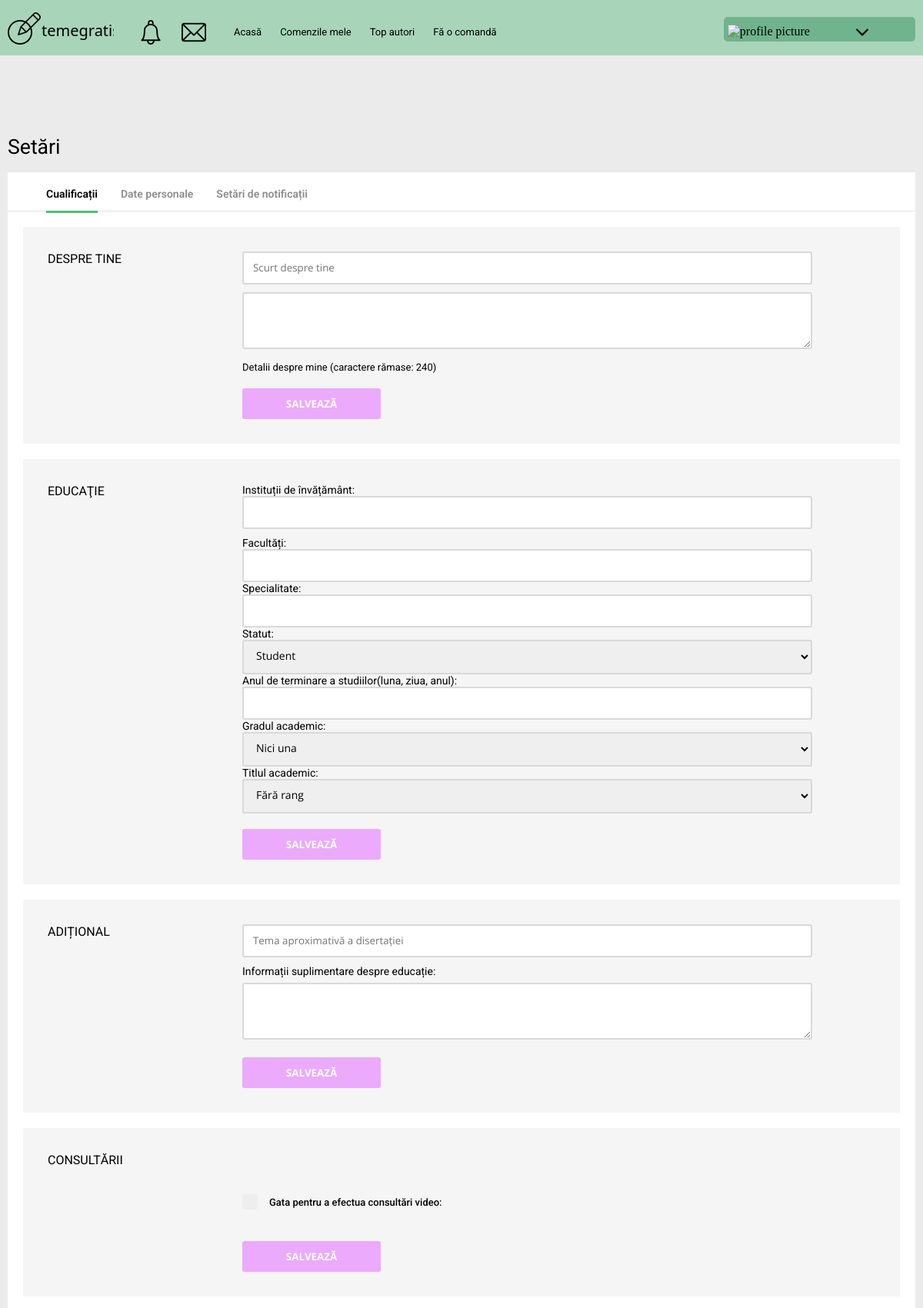
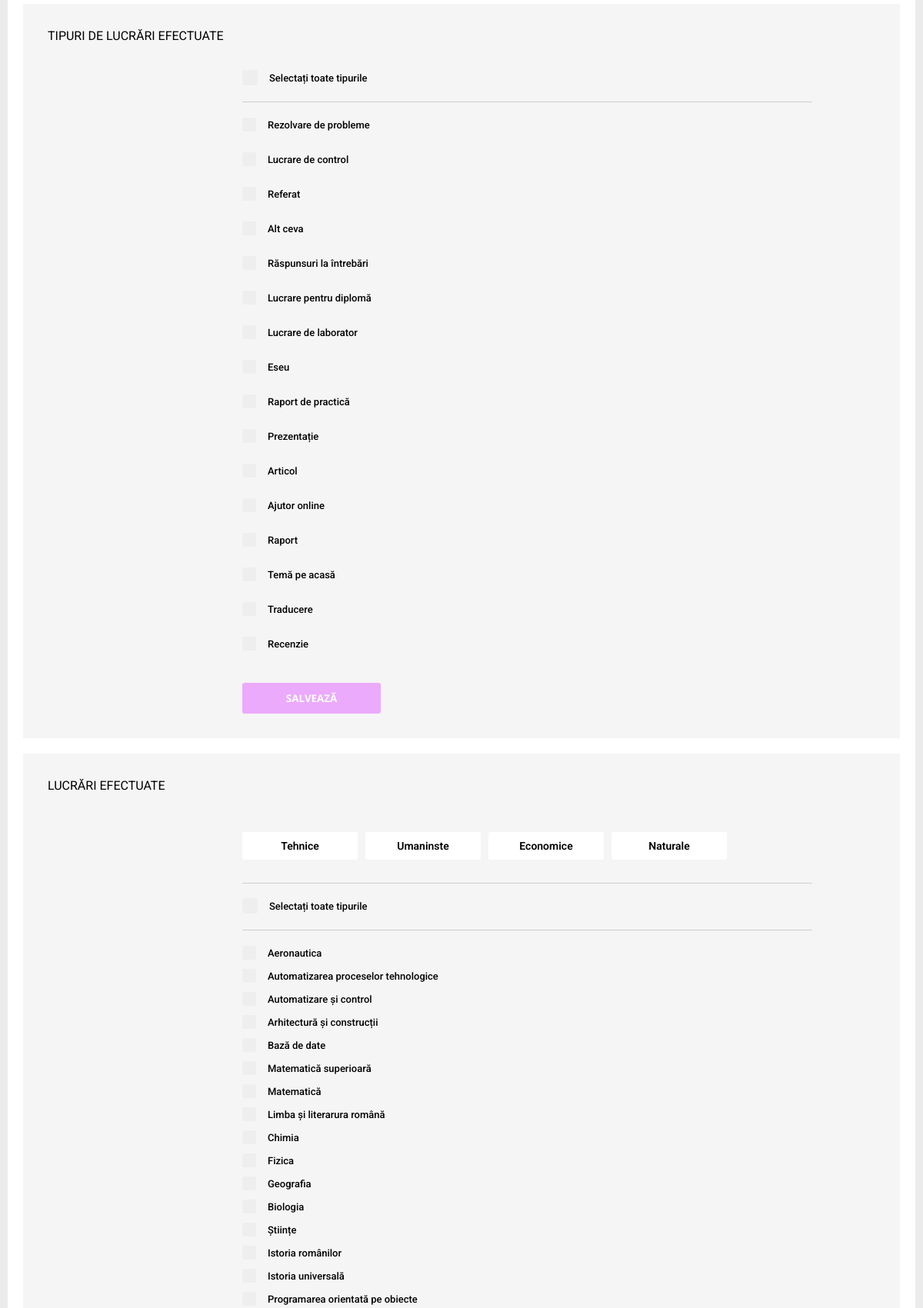
/settings/qualification/2/ (signed in, upper part), run on the app's committed database (2 pictures, top to bottom).
### core/models.py (models this page shows, shortened)
class Freelancer(models.Model):
    LEARNING_STATE = [
        ('Student', 'Student'),
        ('Absolvent', 'Absolvent'),
        ('Profesor', 'Profesor')
    ]
    ACADEMIC_DEGREES = [
        ('Nici una', 'Nici una'),
        ('Doctor', 'Doctor'),
        ('Doctorat', 'Doctorat')
    ]
    ACADEMIC_TITLES = [
        ('Fără rang', 'Fără rang'),
        ('Docent', 'Docent'),
        ('Profesor', 'Profesor')
    ]
    profile_pic = models.ImageField(
        default='default-user.jpg', upload_to=get_user_image_folder, null=True, blank=True)
    user = models.OneToOneField(
        User, null=True, blank=True, on_delete=models.CASCADE)
    first_name = models.CharField(max_length=20)
    last_name = models.CharField(max_length=20)
    nickname = models.CharField(max_length=20)
    email = models.EmailField(max_length=30)
    date_of_birth = models.DateField(
        verbose_name='Date of Birth', null=True, blank=True)
    country = CountryField()
    state = models.CharField(max_length=20)
    address = models.CharField(max_length=20)
    password = models.CharField(max_length=30)
    views = models.IntegerField(default=0)
    short_description = models.CharField(max_length=70, null=True, blank=True)
    description = models.CharField(max_length=240, null=True, blank=True)
    educational_institution = models.CharField(
        max_length=70, null=True, blank=True)
    faculty = models.CharField(max_length=70, null=True, blank=True)
    specialty = models.CharField(max_length=70, null=True, blank=True)
    status = models.CharField(
        max_length=10, choices=LEARNING_STATE, default='Student', null=True, blank=True)
    year_of_learning_end = models.DateField(blank=True, null=True,
                                            verbose_name='Year of learning end')
    academic_degree = models.CharField(
        max_length=15, choices=ACADEMIC_DEGREES, default='Nici una', null=True, blank=True)
    academic_title = models.CharField(
        max_length=10, choices=ACADEMIC_TITLES, default='Fără rang', null=True, blank=True)
    desertation_topic = models.CharField(max_length=70, null=True, blank=True)
    additional_education = models.CharField(
        max_length=1000, null=True, blank=True)
    video_consultation = models.BooleanField(
        default=False, null=True, blank=True)
    work_type = models.ManyToManyField(Work_Type)
    work_category = models.ManyToManyField(Work_Category)
    languages = models.ManyToManyField(Language)
    lessons = models.ManyToManyField(Lesson)

class Work_Category(models.Model):
    name = models.CharField(max_length=40, null=True)
    def __str__(self):
        return self.name

### core/decorators.py (the view)
        def wrapper_function(request, *args, **kwargs):
            group = None
            if request.user.groups.exists():
                group = request.user.groups.all()[0].name
            if group in allowed_roles:
                return view_func(request, *args, **kwargs)
            else:
                return HttpResponse('You are not authoried to view this page')
            return view_func(request, *args, **kwargs)

### core/forms.py
class ChangeInfoAboutYourselfForm(forms.ModelForm):
    short_description = forms.CharField(
        widget=forms.TextInput(attrs={'class': 'settings-input', 'placeholder': 'Scurt despre tine'}), label='', required=False)
    description = forms.CharField(
        widget=forms.Textarea(attrs={'class': 'qualification__textarea', "rows": 3, "cols": 30}), label='', required=False)
    class Meta:
        model = Freelancer
        fields = ['short_description', 'description']

### core/models.py (called while the page is built)
    def __str__(self):
        return self.name

    def __str__(self):
        return self.name

    def __str__(self):
        return self.name

### core/templates/core/settings/qualification.html (shortened to what this page needs)
{% extends 'core/base.html' %}
{% load static %}
{% block content %}
<div class="qualification settings">
  <div class="settings-settings">
    Setări
  </div>
  <div class="settings-body">
    <div class="settings-nav">
      <ul class="settings-list">
        {% if request.user.client %}
        <li class="settings-link"><a class="active" href="{% url 'qualification' request.user.client.id %}">Cualificații</a></li>
        <li class="settings-link"><a href="{% url 'personal' request.user.client.id %}">Date personale</a></li>
        {% elif request.user.freelancer %}
        <li class="settings-link"><a class="active" href="{% url 'qualification' request.user.freelancer.id %}">Cualificații</a></li>
        <li class="settings-link"><a href="{% url 'personal' request.user.freelancer.id %}">Date personale</a></li>
        {% else %}
        <li class="settings-link"><a class="active" href="">Cualificații</a></li>
        <li class="settings-link"><a href="">Date personale</a></li>
        {% endif %}
        <li class="settings-link"><a href="#">Setări de notificații</a></li>
      </ul>
    </div>
    <div class="settings-info">
      <div class="settings-block">
        <div class="settings-title">Despre tine</div>
        <form class="qualification__yourself yourself" method="POST">
          {{ change_info_about_yourself_form }}
          <div class="yourself__subtitle">
            Detalii despre mine (caractere rămase:&nbsp;<span class="yourself__characters">240</span>)
          </div>
          <button type="submit" class="qualification__btn btn" name="descpription">Salvează</button>
        </form>
      </div>
      <div class="settings-block">
        <div class="settings-title">Educaţie</div>
        <form class="qualification__education education" method="POST">
          {{ change_education_form }}
          <button type="submit" class="qualification__btn btn" name="education">Salvează</button>
        </form>
      </div>
      <div class="settings-block">
        <div class="settings-title">Adițional</div>
        <form class="qualification__additional additional" method="POST">
          {{ change_additional_education_form.as_p }}
          <button type="submit" class="qualification__btn btn" name="additional">Salvează</button>
        </form>
      </div>
      <div class="settings-block">
        <div class="settings-title">Consultării</div>
        <form class="qualification__consultation" method="POST">
          {% for field in change_video_consultation_form %}
          <label class="settings-checkbox">{{ field.label_tag }}
            <span class="settings-checkmark"></span>
          </label>
          {% endfor %}
          <button type="submit" class="qualification__btn btn" name="video_consultations">Salvează</button>
        </form>
      </div>
      <div class="settings-block">
        <div class="settings-title">Tipuri de lucrări efectuate</div>
        <form class="qualification__work" method="POST">
          <label class="settings-checkbox settings-checkbox_title" id="qualification_select_all">Selectați toate tipurile
            <span class="settings-checkmark"></span>
          </label>
          <div class="qualification__types" id="qualification_work_type">
            {% for field in change_work_type_form %}
              {{ field }}
            {% endfor %}
          </div>
          <button type="submit" class="qualification__btn btn" name="work_types">Salvează</button>
        </form>
      </div>
      <div class="settings-block">
        <div class="settings-title">Lucrări efectuate</div>
        <form class="qualification__categories" method="POST">
          <div class="qualification__category-list">
          <ul>
            {% for field in change_work_category_form.work_category %}
            <li>{{ field }}</li>
            {% endfor %}
          </ul>
          </div>
          <label class="settings-checkbox settings-checkbox_title" id="qualification_select_all_lessons">Selectați toate tipurile
            <span class="settings-checkmark"></span>
          </label>
          <div class="qualification__types">
            {% for lesson in change_work_category_form.lessons %}
            {{ lesson }}
            {% endfor %}
          </div>
        </form>
      </div>
    </div>
  </div>
</div>
{% endblock %}

### data on the page
Freelancer: status "Student", academic_degree "Nici una", academic_title "Fără rang"
Work_Category: work_category "Tehnice"
Work_Category: work_category "Umaninste"
Work_Category: work_category "Economice"
Work_Category: work_category "Naturale"

### other printed values
{{ field.label_tag }} "Gata pentru a efectua consultări video:"
